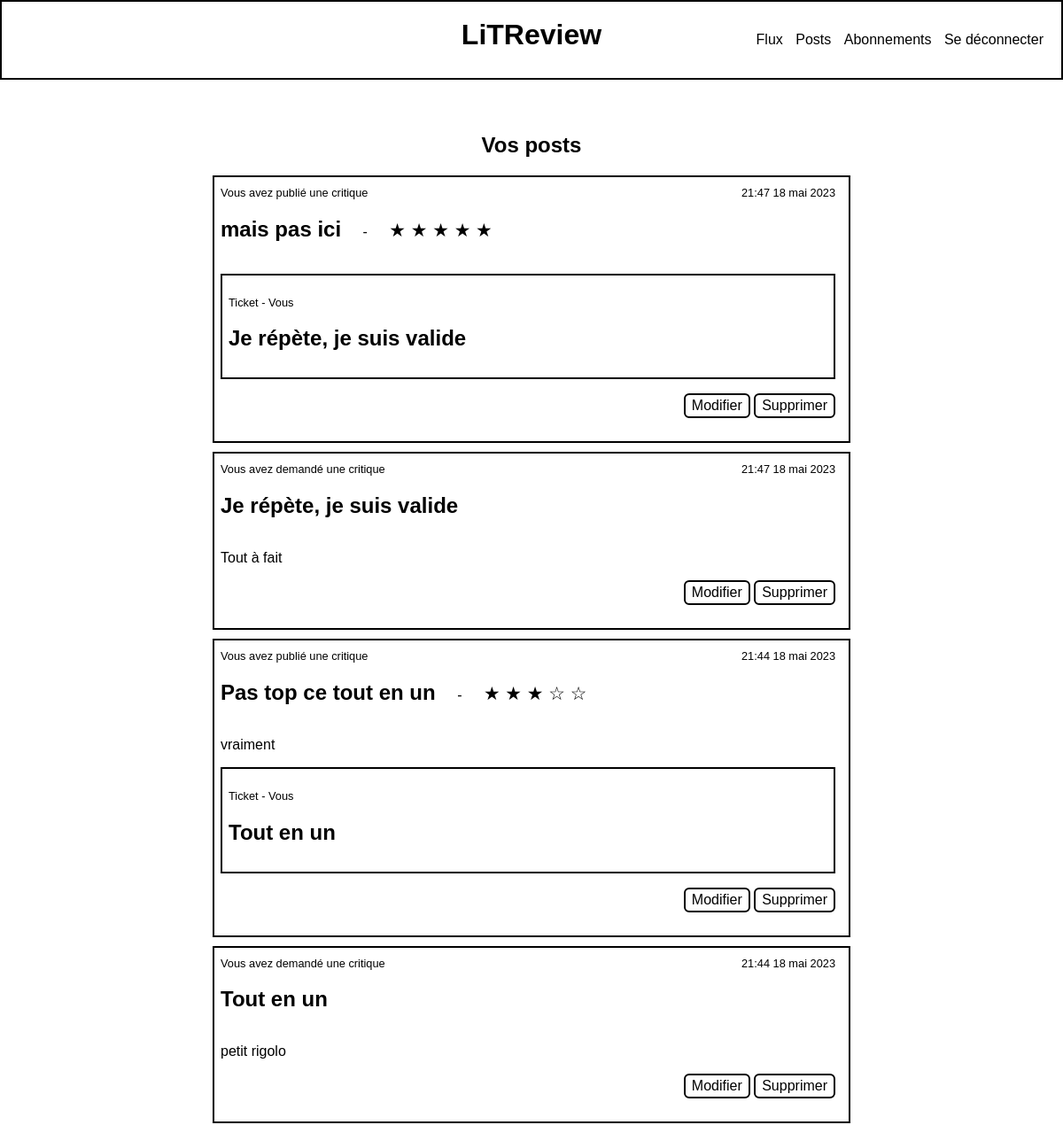
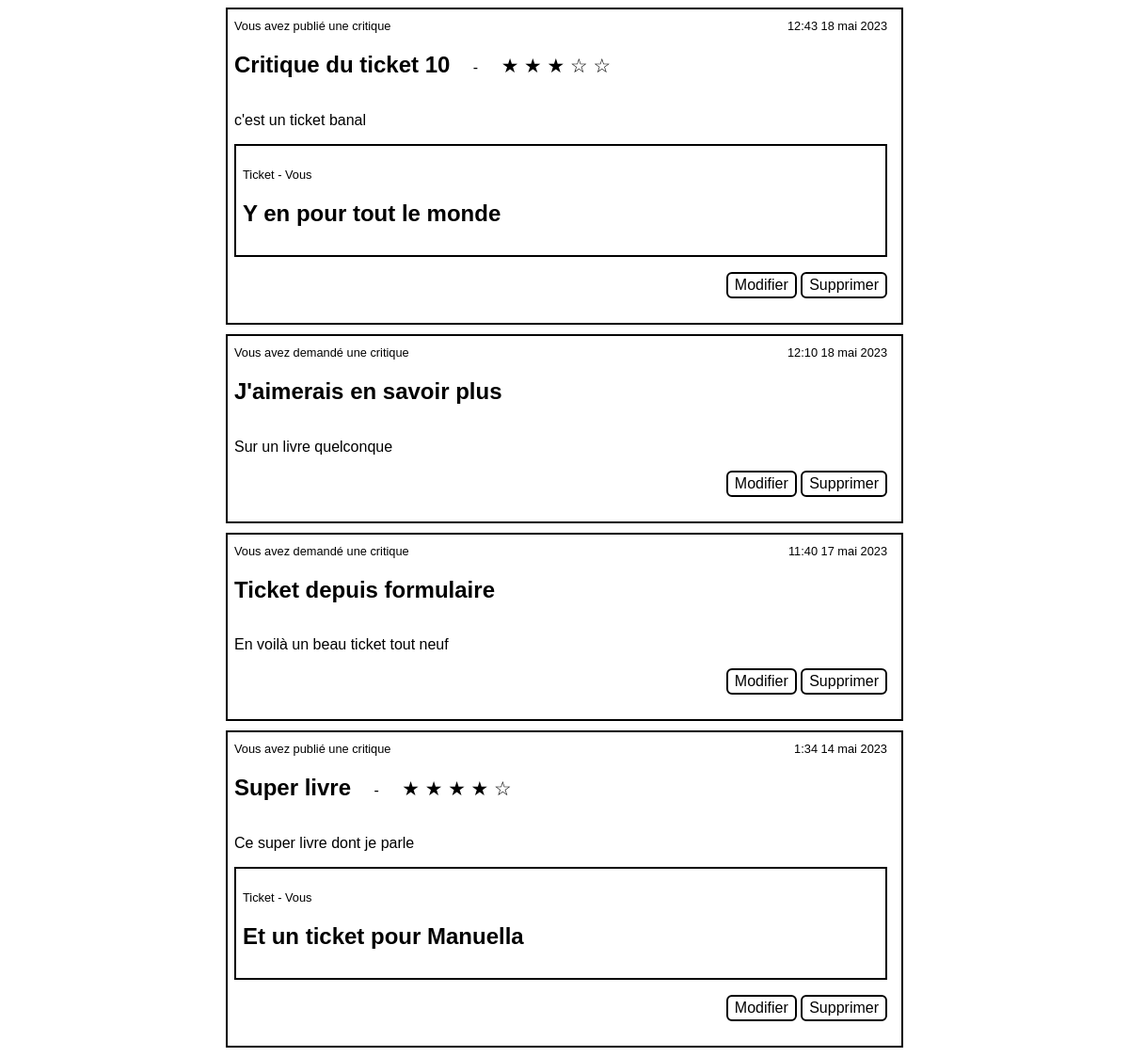
The page /review/posts (signed in) on the database as committed earlier (2 pictures, top to bottom).
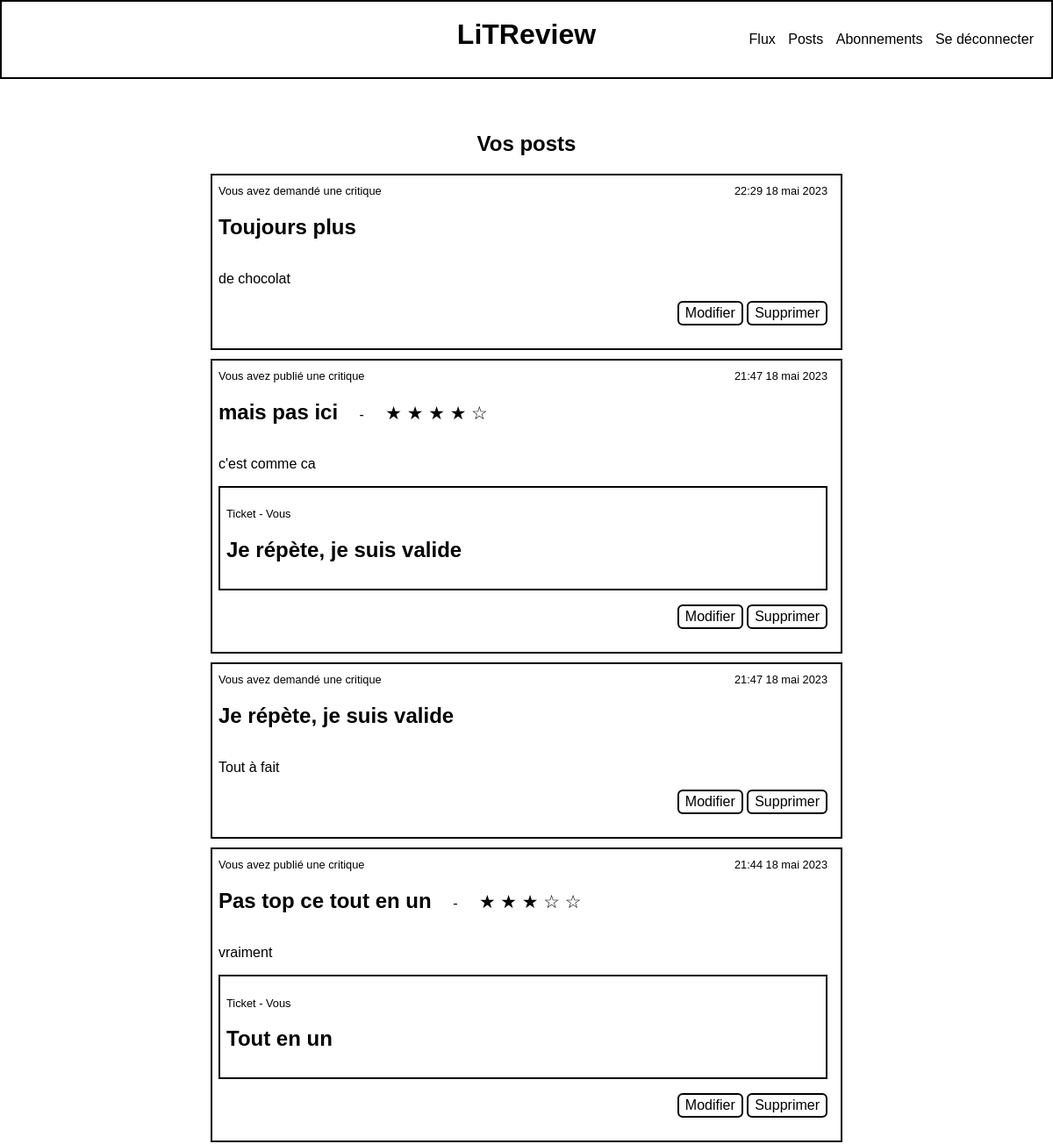
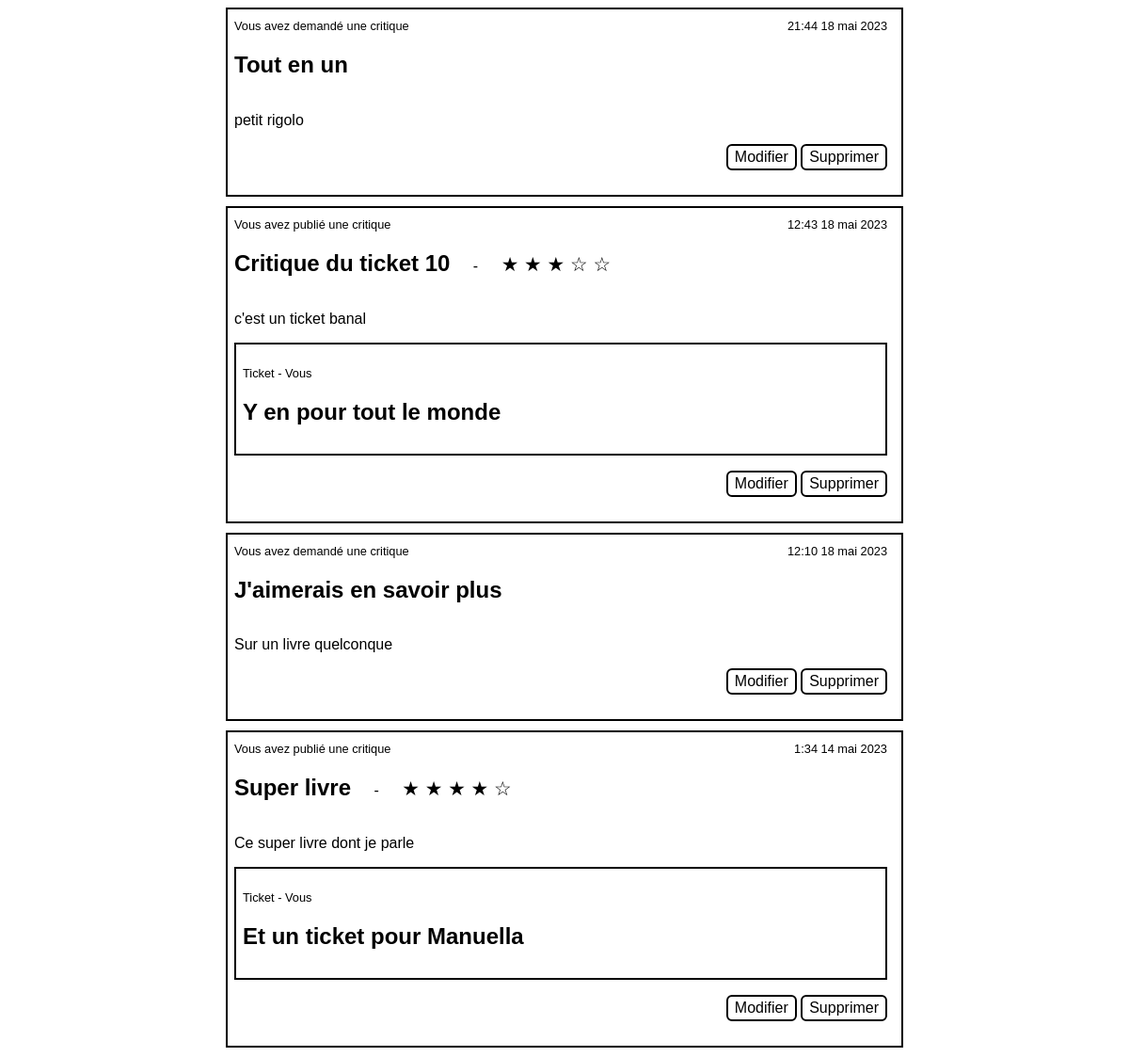
The same page on the database as committed later (2 pictures, top to bottom).
### review/models.py (models this page shows, shortened)
class Review(models.Model):
    ticket = models.ForeignKey(to=Ticket, on_delete=models.CASCADE)
    rating = models.PositiveSmallIntegerField(
        validators=[MinValueValidator(0), MaxValueValidator(5)],
        verbose_name="note",
    )
    headline = models.CharField(max_length=128, verbose_name="titre")
    body = models.CharField(max_length=8192, blank=True, verbose_name="commentaire")
    user = models.ForeignKey(to=settings.AUTH_USER_MODEL, on_delete=models.CASCADE)
    time_created = models.DateTimeField(auto_now_add=True)
    class Meta:
        ordering = ["-time_created"]

class Ticket(models.Model):
    title = models.CharField(max_length=128, verbose_name="titre")
    description = models.TextField(
        max_length=2048, blank=True, verbose_name="description"
    )
    user = models.ForeignKey(to=settings.AUTH_USER_MODEL, on_delete=models.CASCADE)
    image = models.ImageField(null=True, blank=True, verbose_name="image")
    time_created = models.DateTimeField(auto_now_add=True)
    def user_resume(self):
        return f"{self.user.username} <{self.user.email}>"
    user_resume.short_description = "User"
    class Meta:
        ordering = ["-time_created"]

### review/views.py (the view)
# urls.py: path("posts", views.OwnPostsListView.as_view(), name="my_posts"),
class OwnPostsListView(LoginRequiredMixin, generic.ListView):
    context_object_name = "my_posts"
    template_name = "list_posts.html"
    title = "Vos posts"
    def get_queryset(self) -> list[Ticket | Review]:
        reviews = Review.objects.filter(user=self.request.user)
        reviews = reviews.annotate(content_type=Value("REVIEW", CharField()))
        tickets = Ticket.objects.filter(user=self.request.user)
        tickets = tickets.annotate(content_type=Value("TICKET", CharField()))
        posts = sorted(
            chain(reviews, tickets), key=lambda post: post.time_created, reverse=True
        )
        return posts
    def get_context_data(self, **kwargs: Any) -> Dict[str, Any]:
        context = super().get_context_data(**kwargs)
        context["title"] = self.title
        return context

### review/templates/list_posts.html (shortened to what this page needs)
{% extends "base_generic.html" %}
{% block content %}
    <h2>{{title}}</h2>
    {% if object_list %}
        {% for post in object_list %}
            {% if post.content_type == "REVIEW" %}
                {% include "review_snippet.html" with edit=True %}
            {% elif post.content_type == "TICKET" %}
                {% include "ticket_snippet.html" with edit=True %}
            {% endif %}
        {% endfor %}
    {% else %}
        <p>Vous n'avez pas de ticket ou de critique publié.</p>
    {% endif %}
{% endblock%}

### review/templates/ticket_snippet.html (shortened to what this page needs)
<article class="post ticket">
    <header class="post__info">
        <span class="post__author">
            {% if post.user == user %} Vous avez demandé une critique
            {% else %} {{post.user}} a demandé une critique
            {% endif %}
        </span>
        <span class="post__date">
            {{ post.time_created|date:"G:i d F Y" }}
        </span>
    </header>
    <h1 class="post__title">{{post.title}}</h1>
    {% if post.description and post.description is not None %}
        <p class="post__body">
            {{post.description}}
        </p>
    {% endif %}
    <p class="post__footer">
        {% if edit %}
                <a href="{% url 'modify_ticket' pk=post.id  %}" class="link-button">Modifier</a>
                <a href="{% url 'delete_ticket' pk=post.id %}" class="link-button">Supprimer</a>
        {% endif %}
    </p>
</article>

### review/templates/review_snippet.html
<article class="post review">
    <header class="post__info">
        <span class="post__author">
            {% if post.user == user %} Vous avez publié une critique
            {% else %} {{post.user}} a publié une critique
            {% endif %}
        </span>
        <span class="post__date">
            {{ post.time_created|date:"G:i d F Y" }}
        </span>
    </header>
    <h1 class="post__title">{{post.headline}}</h1>
    -
    <span class="post__rating">
        {% for i in "12345" %}
            {% if post.rating >= forloop.counter %} ★
            {% else %} ☆
            {% endif %}
        {% endfor %}
    </span>
    <p class="post__body">
        {{post.body}}
    </p>
    <div class="post ticket">
        <p class ="post__info">Ticket -
            {% if post.user == user %} Vous
            {% else %} {{post.user}}
            {% endif %}
        </p>
        <h1>{{post.ticket.title}}</h1>
    </div>
    {% if edit %}
        <p class="post__footer">
            <a href="{% url 'modify_review' pk=post.id %}" class="link-button">Modifier</a>
            <a href="{% url 'delete_review' pk=post.id %}" class="link-button">Supprimer</a>
        </p>
    {% endif %}
</article>

Rows that differ between the two databases and show on the page:
removed Ticket: shows "Vous avez demandé une critique", time_created "11:40 17 mai 2023", title "Ticket depuis formulaire", description "En voilà un beau ticket tout neuf", shows "Modifier"
added Ticket: shows "Vous avez demandé une critique", time_created "22:29 18 mai 2023", title "Toujours plus", description "de chocolat", shows "Modifier"
changed Review "mais pas ici": rating 5 → 4 (drawn); body (not shown) → "c'est comme ca"
